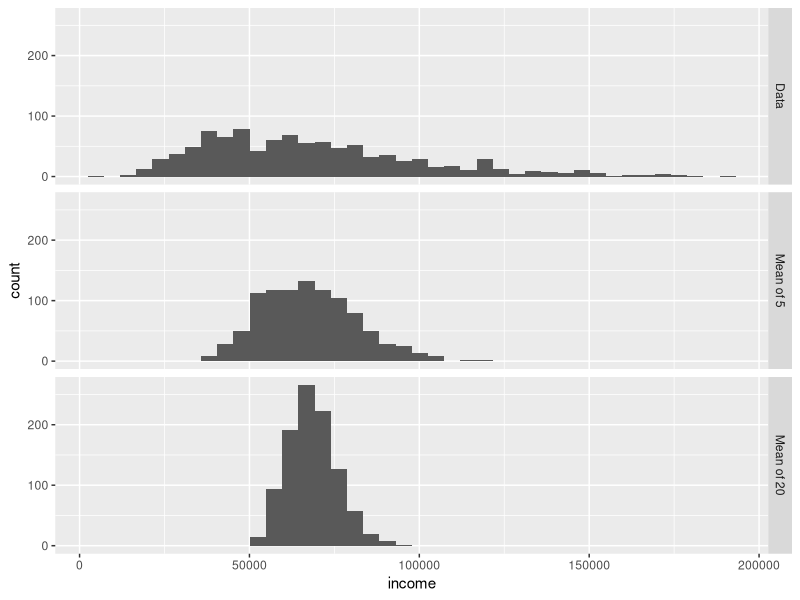

The R source for this figure:
library(ggplot2)
loans_income <- read.csv('./data/loans_income.csv')
loans_income <- loans_income[,1]

# Take a sample random sample
samp_data <- data.frame(income=sample(loans_income, 1000), type='data_dist')

# Take a sample of means of 5 values
samp_mean_05 <- data.frame(
  income=tapply(sample(loans_income, 1000*5),
                rep(1:1000, rep(5, 1000)), FUN=mean), type='mean_of_5')

samp_mean_20 <- data.frame(
  income=tapply(sample(loans_income, 1000*20),
                rep(1:1000, rep(20, 1000)), FUN=mean), type='mean_of_20')


# bind the data.frame and covner type to a factor
income <- rbind(samp_data, samp_mean_05, samp_mean_20)
income$type = factor(income$type, 
                     levels=c('data_dist', 'mean_of_5', 'mean_of_20'),
                     labels=c('Data', 'Mean of 5', 'Mean of 20'))

# Plot the histograms
ggplot(income, aes(x=income)) +
  geom_histogram(bins = 40) +
  facet_grid(type ~ .)
